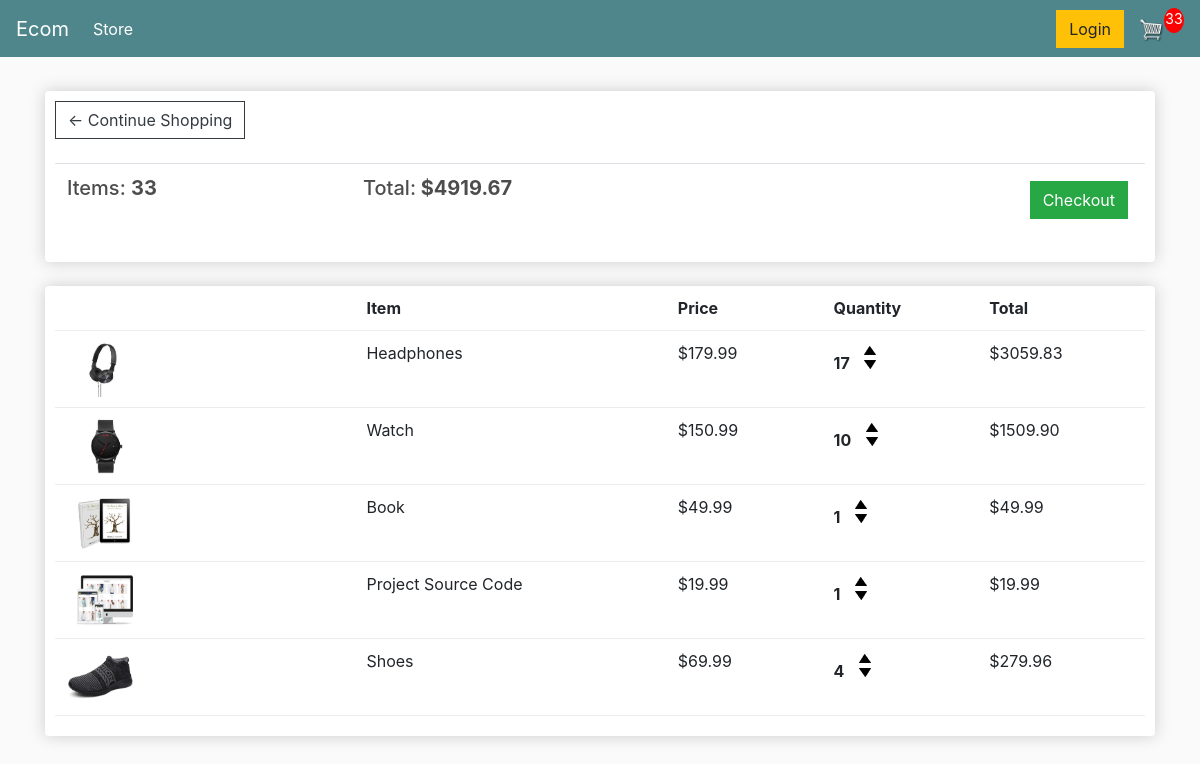
The app's page /cart/ (signed in) with its own data.
### store/models.py (models this page shows, shortened)
class Order(models.Model):
	customer = models.ForeignKey(Customer, on_delete=models.SET_NULL, null=True, blank=True)
	date_ordered = models.DateTimeField(auto_now_add=True)
	complete = models.BooleanField(default=False)
	transaction_id = models.CharField(max_length=100, null=True)
	@property
	def get_cart_total(self):
		orderitems = self.orderitem_set.all()
		total = sum([item.get_total for item in orderitems])
		return total
	@property
	def get_cart_items(self):
		orderitems = self.orderitem_set.all()
		total = sum([item.quantity for item in orderitems])
		return total

class OrderItem(models.Model):
	product = models.ForeignKey(Product, on_delete=models.SET_NULL, null=True)
	order = models.ForeignKey(Order, on_delete=models.SET_NULL, null=True)
	quantity = models.IntegerField(default=0, null=True, blank=True)
	date_added = models.DateTimeField(auto_now_add=True)
	@property
	def get_total(self):
		total = self.product.price * self.quantity
		return total

class Product(models.Model):
	name = models.CharField(max_length=200)
	price = models.FloatField()
	digital = models.BooleanField(default=False,null=True, blank=True)
	image = models.ImageField(null=True, blank=True)
	@property
	def imageURL(self):
		try:
			url = self.image.url
		except:
			url = ''
		return url

### store/views.py (the view)
# urls.py: path('cart/', views.cart, name="cart"),
def cart(request):
	data = cartData(request)
	cartItems = data['cartItems']
	order = data['order']
	items = data['items']
	context = {'items':items, 'order':order, 'cartItems':cartItems}
	return render(request, 'store/cart.html', context)

### store/utils.py (called while the page is built)
def cartData(request):
	if request.user.is_authenticated:
		customer = request.user.customer
		order, created = Order.objects.get_or_create(customer=customer, complete=False)
		items = order.orderitem_set.all()
		cartItems = order.get_cart_items
	else:
		cookieData = cookieCart(request)
		cartItems = cookieData['cartItems']
		order = cookieData['order']
		items = cookieData['items']
	return {'cartItems':cartItems ,'order':order, 'items':items}

### store/templates/store/cart.html
{% extends 'store/main.html' %}
{% load static %}
{% block content %}
	<div class="row">
		<div class="col-lg-12">
			<div class="box-element">
				<a  class="btn btn-outline-dark" href="{% url 'store' %}">&#x2190; Continue Shopping</a>
				<br>
				<br>
				<table class="table">
					<tr>
						<th><h5>Items: <strong>{{order.get_cart_items}}</strong></h5></th>
						<th><h5>Total:<strong> ${{order.get_cart_total|floatformat:2}}</strong></h5></th>
						<th>
							<a  style="float:right; margin:5px;" class="btn btn-success" href="{% url 'checkout' %}">Checkout</a>
						</th>
					</tr>
				</table>
			</div>
			<br>
			<div class="box-element">
				<div class="cart-row">
					<div style="flex:2"></div>
					<div style="flex:2"><strong>Item</strong></div>
					<div style="flex:1"><strong>Price</strong></div>
					<div style="flex:1"><strong>Quantity</strong></div>
					<div style="flex:1"><strong>Total</strong></div>
				</div>
				{% for item in items %}
				<div class="cart-row">
					<div style="flex:2"><img class="row-image" src="{{item.product.imageURL}}"></div>
					<div style="flex:2"><p>{{item.product.name}}</p></div>
					<div style="flex:1"><p>${{item.product.price|floatformat:2}}</p></div>
					<div style="flex:1">
						<p class="quantity">{{item.quantity}}</p>
						<div class="quantity">
							<img data-product="{{item.product.id}}" data-action="add" class="chg-quantity update-cart" src="{% static  'images/arrow-up.png' %}">
							<img data-product="{{item.product.id}}" data-action="remove" class="chg-quantity update-cart" src="{% static  'images/arrow-down.png' %}">
						</div>
					</div>
					<div style="flex:1"><p>${{item.get_total|floatformat:2}}</p></div>
				</div>
				{% endfor %}
			</div>
		</div>
	</div>
{% endblock content %}

### static/css/main.css (style rules this page uses)
body { background-color: hsl(0, 0%, 98%); }
h1,h2,h3,h4,h5,h6 { color:hsl(0, 0%, 30%); }
.box-element { box-shadow:hsl(0, 0%, 80%) 0 0 16px; background-color: #fff; border-radius: 4px; padding: 10px; }
.col-lg-4, .col-lg-6, .col-lg-8, .col-lg-12 { margin-top: 10px; }
.btn { border-radius: 0; }
.row-image { width: 100px; }
.cart-row { display: flex; align-items: flex-stretch; padding-bottom: 10px; margin-bottom: 10px; border-bottom: 1px solid #ececec; }
.quantity { display: inline-block; font-weight: 700; padding-right:10px; }
.chg-quantity { width: 12px; cursor: pointer; display: block; margin-top: 5px; transition:.1s; }

### records on screen
Order: get_cart_items "33", get_cart_total "4919.67"
OrderItem: product.imageURL (picture), product.name "Headphones", product.price "179.99", quantity "17", get_total "3059.83"
OrderItem: product.imageURL (picture), product.name "Watch", product.price "150.99", quantity "10", get_total "1509.90"
OrderItem: product.imageURL (picture), product.name "Book", product.price "49.99", quantity "1", get_total "49.99"
OrderItem: product.imageURL (picture), product.name "Project Source Code", product.price "19.99", quantity "1", get_total "19.99"
OrderItem: product.imageURL (picture), product.name "Shoes", product.price "69.99", quantity "4", get_total "279.96"

### other values on screen
{{ cartItems }} "33"
